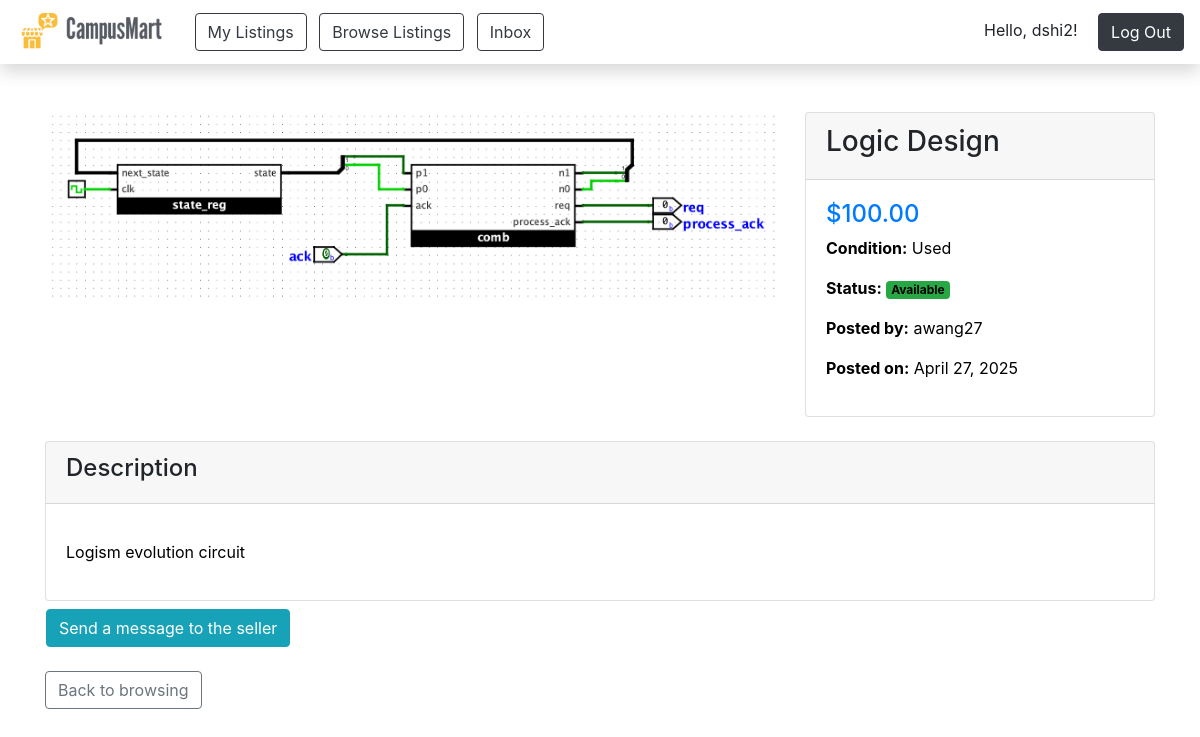
Screenshot of /listings/33/ (signed in) with the database file from the repository.
### campusmart/models.py (models this page shows, shortened)
class ListingImage(models.Model):
    listing = models.ForeignKey(Listing, on_delete=models.CASCADE, related_name='images')
    image = models.ImageField(upload_to='listing_images/')

class Listing(models.Model):
    CONDITION_CHOICES = [
        ('NEW', 'New'),
        ('LIKE_NEW', 'Like New'),
        ('USED', 'Used'),
        ('FAIR', 'Fair'),
    ]
    STATUS_CHOICES = [
        ('AVAILABLE', 'Available'),
        ('UNAVAILABLE', 'Unavailable'),
    ]
    title = models.CharField(max_length=200)
    description = models.TextField()
    price = models.DecimalField(max_digits=10, decimal_places=2)
    condition = models.CharField(max_length=10, choices=CONDITION_CHOICES)
    status = models.CharField(max_length=20, choices=STATUS_CHOICES, default='AVAILABLE')
    created_at = models.DateTimeField(auto_now_add=True)
    updated_at = models.DateTimeField(auto_now=True)
    user = models.ForeignKey(User, on_delete=models.CASCADE, related_name='listings')

### campusmart/views.py (the view)
# urls.py: path('listings/<int:pk>/', views.listing_detail, name='listing_detail'),
@login_required
def listing_detail(request, pk):
    listing = get_object_or_404(Listing, pk=pk)
    if listing.user == request.user:
        template_name = 'listing_detail.html'
    else:
        template_name = 'listing_detail_with_messaging.html'
    return render(request, template_name, {'listing': listing})

### templates/listing_detail_with_messaging.html (shortened to what this page needs)
{% extends 'base.html' %}
{% load static %}
{% block content %}
<div class="container my-5 pb-5">
    <div class="row">
        <div class="col-md-8">
            {% if listing.images.all %}
                <div id="listingCarousel" class="carousel slide" data-bs-ride="carousel">
                    <div class="carousel-inner">
                        {% for image in listing.images.all %}
                            <div class="carousel-item {% if forloop.first %}active{% endif %}">
                                <img src="{{ image.image.url }}" class="d-block w-100" alt="{{ listing.title }}">
                            </div>
                        {% endfor %}
                    </div>
                </div>
            {% else %}
                <div class="bg-light text-center p-5">
                    <p class="mb-0">No images available</p>
                </div>
            {% endif %}
        </div>
        <div class="col-md-4">
            <div class="card">
                <div class="card-header">
                    <h3>{{ listing.title }}</h3>
                </div>
                <div class="card-body">
                    <p class="h4 text-primary">${{ listing.price }}</p>
                    <p>
                        <strong>Condition:</strong> {{ listing.get_condition_display }}
                    </p>
                    <p>
                        <strong>Status:</strong>
                        <span class="badge {% if listing.status == 'AVAILABLE' %}bg-success{% else %}bg-secondary{% endif %}">
                            {{ listing.get_status_display }}
                        </span>
                    </p>
                    <p>
                        <strong>Posted by:</strong> {{ listing.user.username }}
                    </p>
                    <p>
                        <strong>Posted on:</strong> {{ listing.created_at|date:"F d, Y" }}
                    </p>
                </div>
            </div>
        </div>
    </div>
    <div class="row mt-4">
        <div class="col-12">
            <div class="card">
                <div class="card-header">
                    <h4>Description</h4>
                </div>
                <div class="card-body">
                    <p>{{ listing.description|linebreaks }}</p>
                </div>
            </div>
        </div>
        <a href="{% url 'send_message' listing_id=listing.pk %}" class="mx-3 mt-2 btn btn-info">
            Send a message to the seller
          </a>
    </div>
    <div class="row mt-4">
        <div class="col-12">
            <a href="{% url 'browse_listings' %}" class="btn btn-outline-secondary">Back to browsing</a>
        </div>
    </div>
</div>
{% endblock %}

### templates/base.html (shortened to what this page needs)
{% load static %}
<!DOCTYPE html>
<html lang="en">
    <head>
        <link rel="stylesheet" href="{% static 'styles.css' %}">
        <link rel="stylesheet" href="https://cdn.jsdelivr.net/npm/bootstrap@4.4.1/dist/css/bootstrap.min.css">
    </head>
    <body>
        <nav class="d-flex flex-row justify-content-between align-items-center sticky-top w-100 px-3 shadow"
       style="height: 4rem; background-color: white; z-index: 1;">
            <div>
                <a href="{% url 'home'%}" class="mr-4"><img src="{% static 'Logo-clear.png' %}" style="width: 150px; height: auto;"></a>
                <a href="{% url 'listings_mine' %}" class="btn btn-outline-dark mr-2">My Listings</a>
                <a href="{% url 'browse_listings' %}" class="btn btn-outline-dark mr-2">Browse Listings</a>
                <a href="{% url 'inbox' %}" class="btn btn-outline-dark mr-2">Inbox</a>
            </div>
            <div>
            {% if user.is_authenticated %}
                <span class="p-2 mr-2">Hello, {{ user.username }}!</span>
                <form action="{% url 'logout' %}" method="POST" class="d-inline">
                    <button type="submit" class="btn btn-dark">Log Out</button>
                </form>
            {% else %}
                <a href="{% url 'login' %}" class="btn btn-outline-dark mr-2">Log In</a>
                <a href="{% url 'sign_up' %}" class="btn btn-outline-dark">Sign Up</a>
            {% endif %}
            </div>
        </nav>
        <div class="content w-100 d-flex flex-column align-items-center" style="height: calc(100vh - 4rem);">
            {% block content %}{% endblock %}
        </div>
    </body>
</html>

### static/styles.css (style rules this page uses)
p { color: black; }

### rows the page displays
ListingImage: image (picture)
Listing: title "Logic Design", price "100.00", condition "Used", status "Available", user.username "awang27", created_at "April 27, 2025", description "Logism evolution circuit"

### other values shown
{{ user.username }} "dshi2"
